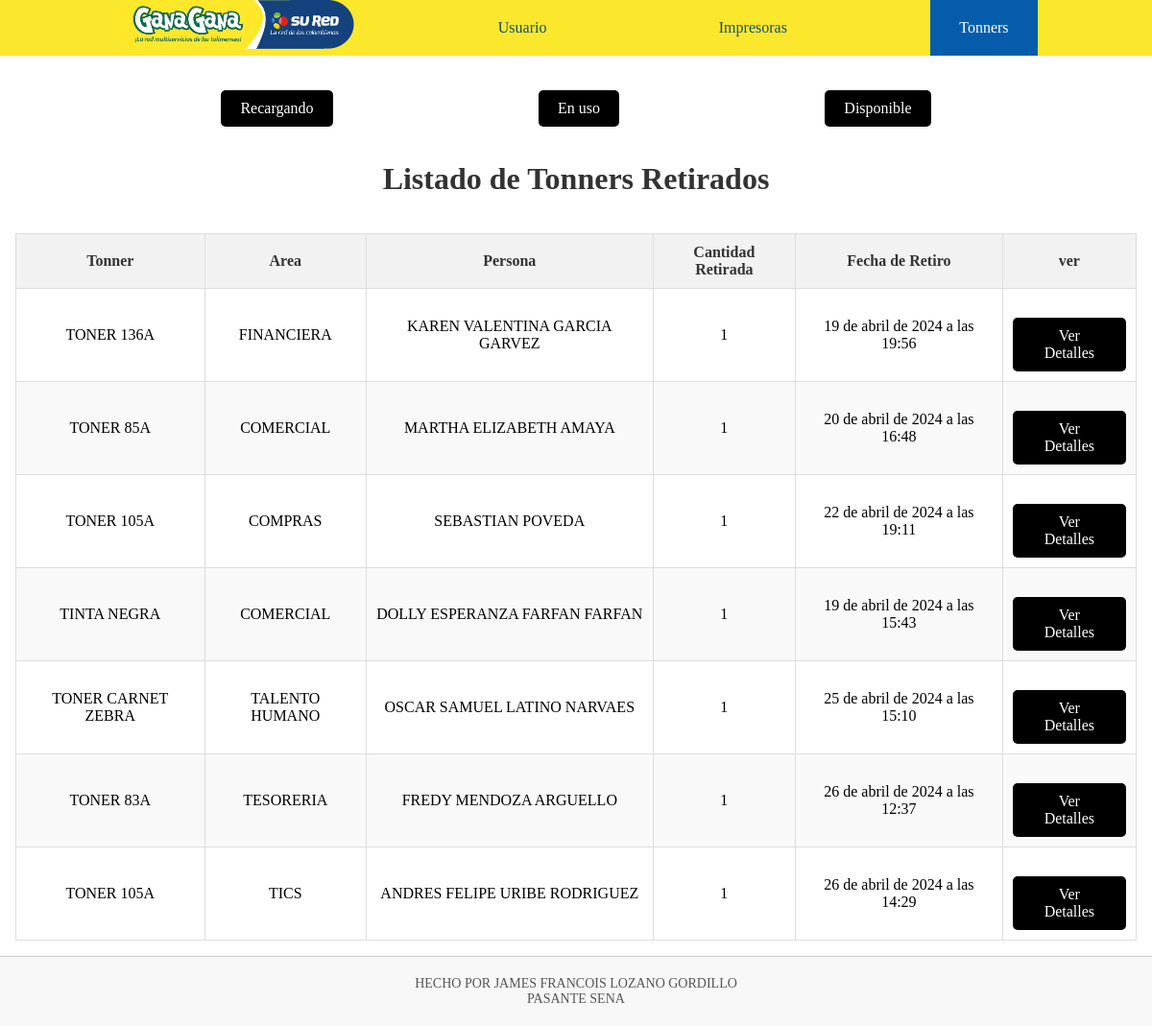
The app's page /V_Toners_R/, older data.
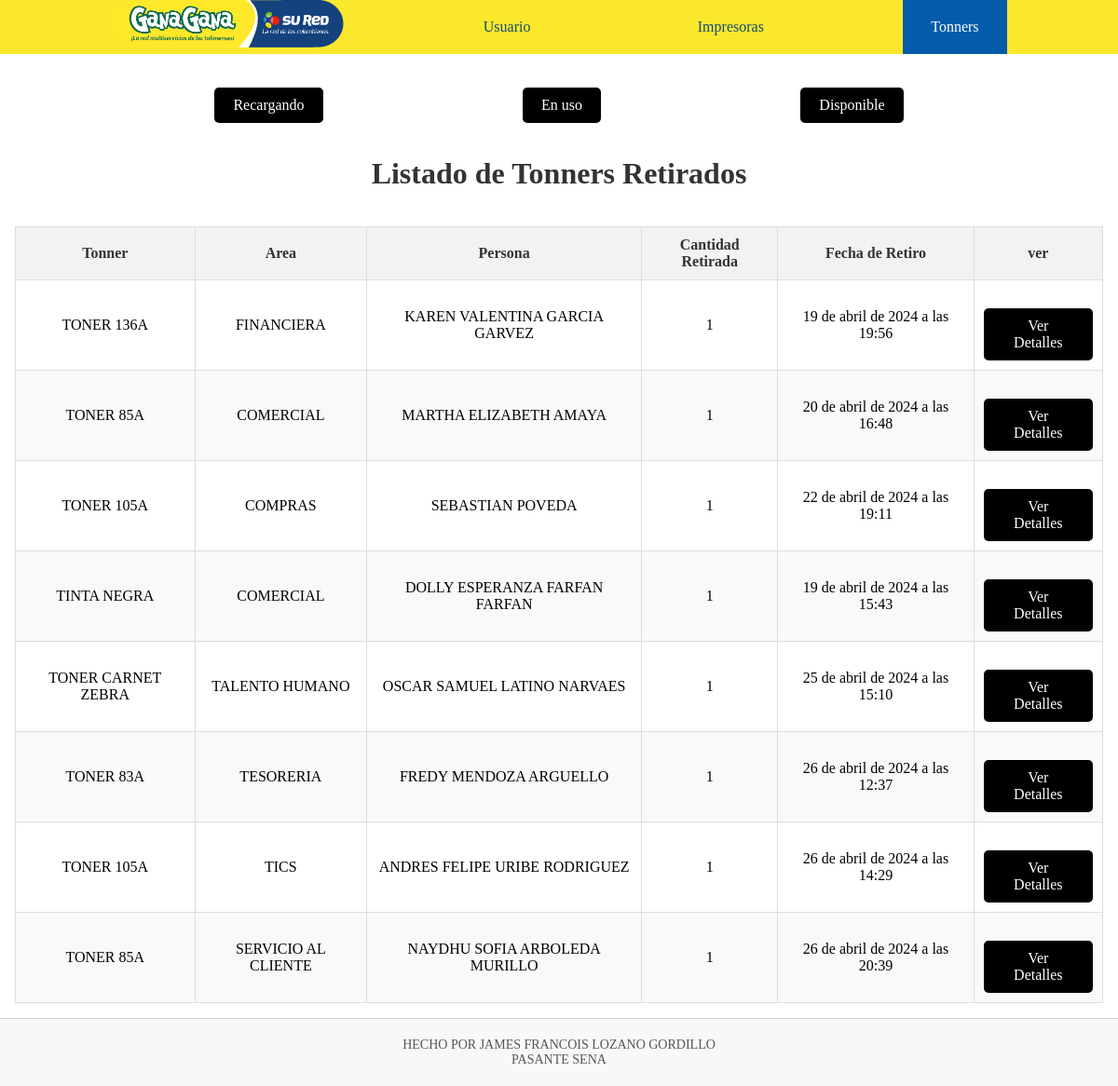
The same page, newer data.
### Datos/models.py (models this page shows, shortened)
class Retiro_Tonner(models.Model):
    r_tonner = models.ForeignKey(Tonner, on_delete=models.SET_NULL, null=True, blank=True)
    r_persona = models.ForeignKey(Persona, on_delete=models.SET_NULL, null=True, blank=True)
    cantidad_disponible = models.PositiveIntegerField(default=1)
    cantidad_retirada = models.PositiveIntegerField()
    fecha_retiro = models.DateTimeField(auto_now_add=True)

class Tonner(models.Model):
    ESTADO_T = [
        ('Recargando', 'Recargando'),
        ('Disponible', 'Disponible'),
        ('En Uso', 'En Uso'),
    ]
    nombre = models.CharField(max_length=50)
    cantidad = models.PositiveBigIntegerField()
    Numero_Tonner = models.CharField(max_length=20)
    Estado = models.CharField(max_length=10, choices=ESTADO_T, default='L')
    imagen = models.ImageField()
    def __str__(self):
        return f"{self.nombre}"

class Persona(models.Model):
    nombre = models.CharField(max_length=100)
    firma = models.ImageField(upload_to='firmas/')
    area = models.ForeignKey(Area, on_delete=models.SET_NULL, null=True, blank=True)
    def __str__( self ):
        return self.nombre

class Area(models.Model):
    nombre = models.CharField(max_length=20)
    def __str__(self) -> str:
        return self.nombre

### Datos/views.py (the view)
# urls.py: path('V_Toners_R/', views.V_Toners_R, name='V_Toners_R'),
def V_Toners_R(request):
    producto = Retiro_Tonner.objects.all()
    return render(request, 'vista/T_Ocupado.html', {
        'producto':producto,
    })

### Datos/templates/vista/T_Ocupado.html (shortened to what this page needs)
{% extends 'layouts/base.html' %}
{% block content %}
{% load static %}
{% include 'layouts/Barra_Tonners.html' %}
<br>
<br>
<!DOCTYPE html>
<html lang="es">
<head>
</head>
<body>
    <h1>Listado de Tonners Retirados</h1>
    <br>
    <table border="1">
        <thead>
            <tr>
                <th>Tonner</th>
                <th>Area</th>
                <th>Persona</th>
                <th>Cantidad Retirada</th>
                <th>Fecha de Retiro</th>
                <th>ver</th>
            </tr>
        </thead>
        <tbody>
            {% for item in producto %}
            <tr>
                <td>{{ item.r_tonner }}</td>
                <td>{{ item.r_persona.area }}</td>
                <td>{{ item.r_persona }}</td>
                <td>{{ item.cantidad_retirada }}</td>
                <td>{{ item.fecha_retiro }}</td>
                <td>
                    <a href="{% url 'detalle_retiro_toner' item.pk %}" class="btn">Ver Detalles</a>
                </td>
            </tr>
            {% endfor %}
        </tbody>
    </table>
</body>
</html>
{% endblock %}

Row changes from the older to the newer data that the page shows:
added Retiro_Tonner: r_tonner "TONER 85A", r_persona.area "SERVICIO AL CLIENTE", r_persona "NAYDHU SOFIA ARBOLEDA MURILLO", cantidad_retirada "1", fecha_retiro "26 de abril de 2024 a las 20:39"
